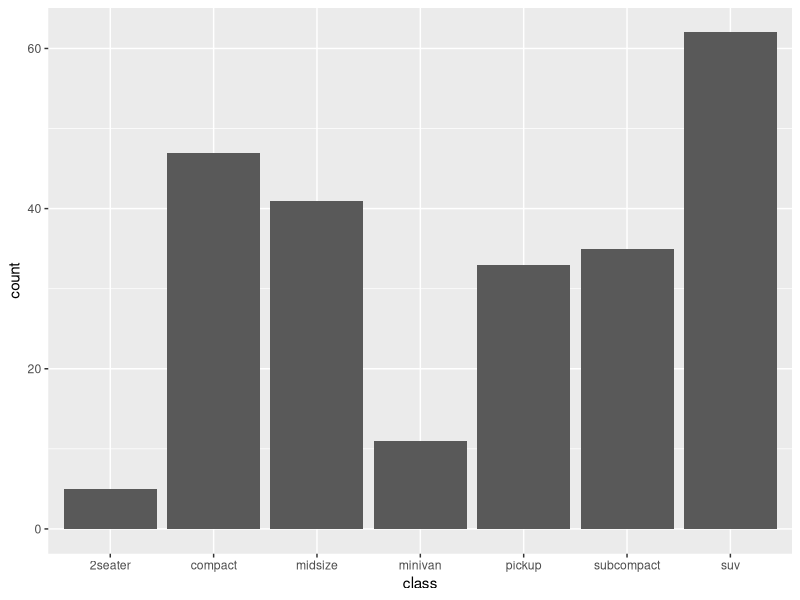
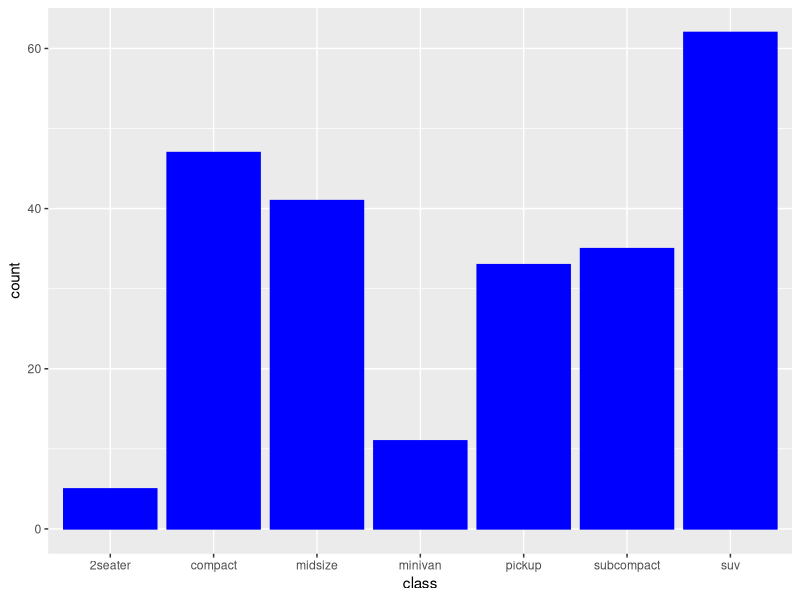
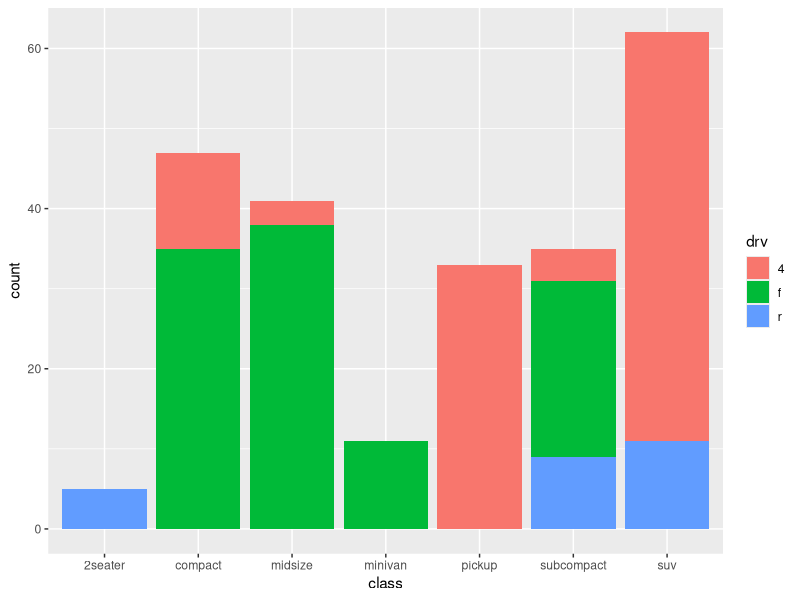
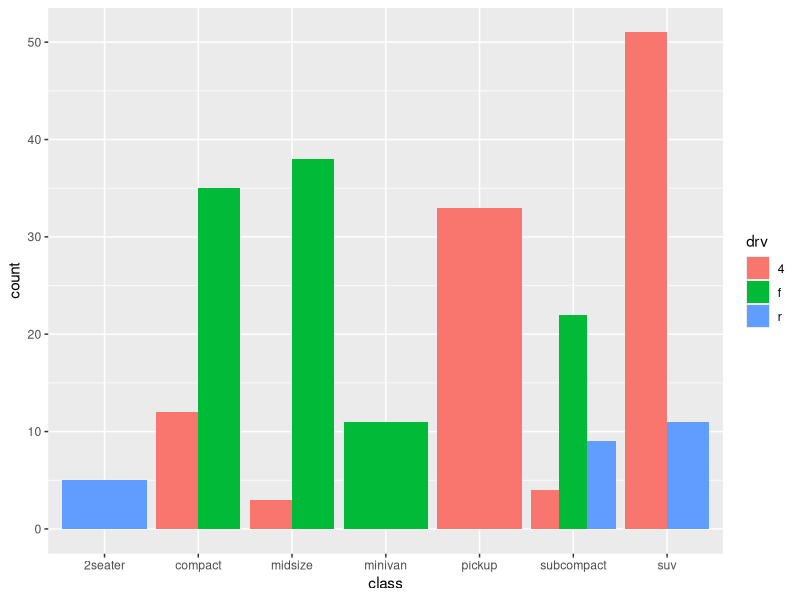

Write R code to recreate these figures, in order.
# count when dealing with categorical data

library(ggplot2)
df <- mpg
head(mpg)

# data and aesthetics
pl <- ggplot(df, aes(x=class))
print(pl + geom_bar())

# bar_values for third value of data

print(pl + geom_bar(color="blue", fill="blue"))

# automatically create autostacked barplot
print(pl + geom_bar(aes(fill=drv)))

print(pl + geom_bar(aes(fill=drv), position="dodge"))

